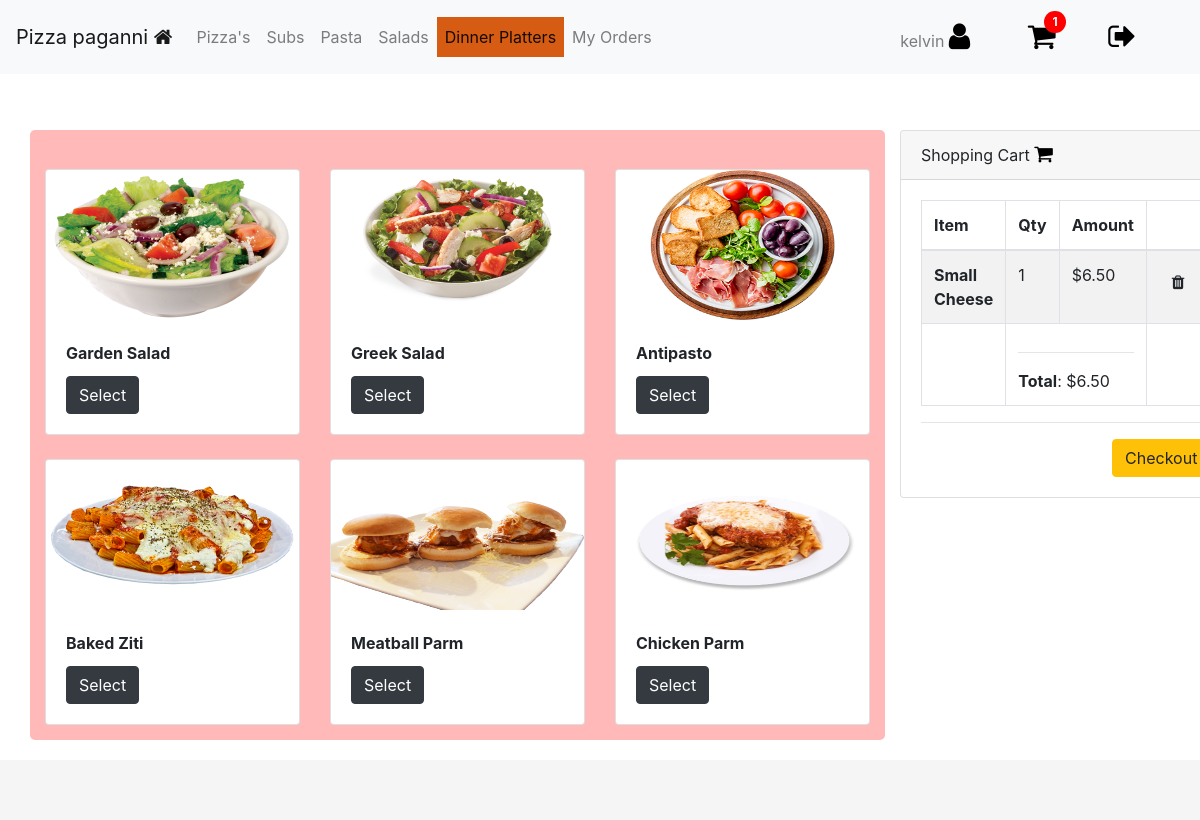
Page /dinner_platters (signed in) on the committed database.
### orders/models.py (models this page shows, shortened)
class Inventory(models.Model):
    name = models.CharField(max_length=64)
    toppings = models.ManyToManyField(Topping, blank=True, related_name="toppings")
    special = models.BooleanField(default=False)
    customizable = models.BooleanField(default=True)
    item_type = models.ForeignKey(ItemType, on_delete=models.PROTECT, null=True)
    comments = models.CharField(max_length=500, blank=True)
    def __str__(self):
        return f"{self.name}"

class ItemCost(models.Model):
    name = models.ForeignKey(ItemSize, on_delete=models.PROTECT, blank=True, null=True)
    itemcost = models.ManyToManyField(Inventory, blank=True, related_name="cost")
    amount = models.DecimalField(max_digits=6, decimal_places=2)
    def __str__(self):
        for each in self.itemcost.all():
            return f"{self.name} {each}"

class ItemSize(models.Model):
    name = models.CharField(max_length=64, blank=True)
    def __str__(self):
        return f"{self.name}"

class Order(models.Model):
    qty = models.IntegerField()
    item = models.ManyToManyField(ItemCost, blank=True, related_name="item")
    item_topping = models.ManyToManyField(Topping, blank=True, related_name="item_topping")
    order_id = models.ForeignKey(Completed_Order_Ids, on_delete=models.PROTECT, null=True)
    status = models.IntegerField()
    amount = models.DecimalField(max_digits=6, decimal_places=2)
    user_id = models.IntegerField()
    created_at = models.DateTimeField(auto_now_add=True)
    updated_at = models.DateTimeField(auto_now=True)
    class Meta:
        get_latest_by = ['item']

### orders/views.py (the view)
# urls.py: path("dinner_platters", views.dinner_platters, name="dinner_platters"),
@login_required
@user_passes_test(lambda u: not u.is_superuser, login_url='orders')
def dinner_platters(request):
    return render(request, "user/dinner_platters.html")

### orders/context_processors.py (called while the page is built, shortened)
def data(request):
    if not request.user.is_authenticated:
        return {
            "": ""
        }
    else:
        orders = Order.objects.filter(user_id=request.user.id)
        total = Decimal(0)
        cart_item_count = 0
        total_id = []
        for order in orders:
           if order.status == 0:
               total_id.append(order.id)
               cart_item_count = len(total_id)
               total += Decimal(order.amount)
        return {
            "inventory": Inventory.objects.all(),
            "itemcost": ItemCost.objects.all(),
            "orders": orders,
            "total": total,
            "key": settings.STRIPE_PUBLISHABLE_KEY,
            "total_id": total_id,
            "cart_item_count": cart_item_count
        }
        return render(request, "user/index.html")

### orders/models.py (called while the page is built)
    def __str__(self):
        return f"{self.item}"

### orders/templatetags/striper.py (called while the page is built)
@register.filter(name='stripeconversion')
def stripe_value(total_price):
    return str(int(round(total_price, 2) * 100))

### orders/templates/user/dinner_platters.html
{% extends 'user/user-base.html' %}

### orders/templates/user/user-base.html (shortened to what this page needs)
<!DOCTYPE html>
<head>
    <link rel="stylesheet" href="">
    <link rel="stylesheet"
    href="https://stackpath.bootstrapcdn.com/bootstrap/4.3.1/css/bootstrap.min.css"
>
    <link href="https://stackpath.bootstrapcdn.com/font-awesome/4.7.0/css/font-awesome.min.css" rel="stylesheet">
    {% load static %}
    <link rel="stylesheet" href="{% static 'css/style.css' %}">
</head>
<body>
    <nav class="navbar navbar-expand-lg navbar-light bg-light">
        <a class="navbar-brand" href="#">Pizza paganni <i class="fa fa-home"></i></a>
        <div class="collapse navbar-collapse" id="navbarText">
            <ul class="navbar-nav mr-auto">
                {% if not user.is_staff %}
              <li class="nav-item">
                <a class="nav-link" href="{% url 'pizza' %}">Pizza's</a>
              </li>
              <li class="nav-item">
                <a class="nav-link" href="{% url 'subs' %}">Subs</a>
              </li>
              <li class="nav-item">
                  <a class="nav-link" href="{% url 'pasta' %}">Pasta</a>
                </li>
                <li class="nav-item">
                  <a class="nav-link" href="{% url 'salads' %}">Salads</a>
                </li>
                <li class="nav-item">
                  <a class="nav-link" href="{% url 'dinner_platters' %}">Dinner Platters</a>
                </li>
                <li class="nav-item">
                  <a class="nav-link" href="{% url 'orders' %}">My Orders </a>
                </li>
                {% else %}
                <li class="nav-item">
                  <a class="nav-link" href="{% url 'orders' %}">Orders List</a>
                </li>
             {%  endif %}
            </ul>
          <span class="navbar-text">
              <span class="mr-5"> {{ user.get_username }} <i class="fa fa-user "
                style="font-size:30px;color:#000"></i>
              </span>
              {% if not user.is_staff %}
            <a href="{% url 'pizza' %}" class="notification mr-5">
                <span><i class="fa fa-shopping-cart " style="font-size:30px;color:#000"></i></span>
                <span class="badge">{{ cart_item_count }}</span>
              </a>
              {% else %}
              <a href="#" class="notification mr-5">
                <span><i class="fa fa-clock-o " style="font-size:30px;color:#000"></i></span>
                <span class="badge">{{pending_items_count}}</span>
              </a>
              {%  endif %}
           <a href="{% url 'logout_user' %}" class="mr-5"><i class="fa fa-sign-out " style="font-size:30px;color:#000"></i></a>
          </span>
        </div>
      </nav>
    <div class="container" style="margin-top: 3.5rem;">
        {% if request.resolver_match.url_name != 'orders' %}
        <div class="row">
            <div class="col-md-9"  style="max-height: 80%;
                     max-width: 100%;
            background-color: rgb(255, 185, 185); padding: 15px; margin-bottom:
            80px; border-radius: 5px; ">
<div class="row">
    {% load striper %}
    {% for items in inventory %}
    {% if items.item_type|stringformat:"s" == request.resolver_match.url_name %}
                                <div class="col-md-6 col-lg-4 col-sm-12 col-xs-12 mt-4">
                                  <div class="card">{% load static %}
                                    <img src="static/images/items/{{ items.name }}.png"
                                    class="card-img-top" height="150" alt="...">
                                    <div class="card-body">
                                      <h5 class="card-title"><small><b>{{ items.name }}</b></small></h5>
                                      <a href="#" data-toggle="modal" data-target="#modal{{ items.id }}" aria-expanded="true"
                                      aria-controls="collapseOne" class="btn btn-dark">Select</a>
                                    </div>
                                  </div>
                                </div>
    {% endif %}
      {% endfor %}
    </div>
            </div>
            <div class="col-3" style="margin-bottom: 40px; " >
                <div class="position-fixed" style="z-index: 1041" >
                <div class="card" >
                    <div class="card-header">
                      Shopping Cart <i class="fa fa-shopping-cart" style="font-size:20px;color:#000"></i>
                    </div>
                    {% if cart_item_count > 0 %}
                    <div class="card-body">
                        <div class="card-text" >
                            <div class="table-wrapper-scroll-y
                            my-custom-scrollbar" style="display: flex; flex-direction: column-reverse;">
                                <table class="table table-bordered table-striped mb-0">
                                  <thead>
                                    <tr>
                                      <th scope="col">Item</th>
                                      <th scope="col">Qty</th>
                                      <th scope="col">Amount</th>
                                      <th scope="col"></th>
                                    </tr>
                                  </thead>
                                  <tbody>
                                    {% for order in orders %}
                                    {% if order.status == 0 %}
                                    {% for item in order.item.all %}
                                    <tr>
                                      <th scope="row">{{item}}</th>
                                      <td>{{order.qty}}</td>
                                      <td>${{order.amount}}</td>
                                      <td><form action="{% url 'delete_from_cart'%}" method="POST">
                                      value="{{order.id}}"><button type="submit"
                                      class="btn"><i class="fa
                                      fa-trash"></i></button></form>
                                      </td>
                                    </tr>
                     {% endfor %}
                     {% endif %}
                     {% endfor %}
                     <tr>
                        <td></td>
                        <td colspan="2"><hr> <b>Total</b>: ${{ total }} </td>
                        <td></td>
                    </tr>
                                  </tbody>
                                </table>
                              </div>
                      <hr>
                      <span class="float-right">
                        <button type="button" class="btn btn-warning" data-toggle="modal" data-target="#checkout">
                            Checkout
                          </button>
</script></span>
                    </div>
                  </div>
                  {% else %}
                  <span class="p-5" style='font-size:20px;'>Your cart is empty &#128532;</span>
{% endif %}
                </div>
            </div>
        </div>
    </div>
    {% else %}
        {% regroup user_orders by order_id as order_list %}
        {% for order_id in order_list %}
             {% for item in order_id.list %}
             {% load striper %}
             {% endfor %}
      {% empty %}
      <tr><td style="text-align: center;">No orders available</td></tr>
      {% endfor %}
    {% endif %}
    </div>
</body>
<footer class="footer">
  </footer>
</html>

### orders/static/css/style.css (style rules this page uses)
body { background-color: #ffffff; background-image: url("https://www.transparenttextures.com/patterns/food.png"); }
.card { background-color: #ffffff; background-image: url("https://www.transparenttextures.com/patterns/food.png"); }
.footer { position: fixed; bottom: 0; width: 100%; height: 60px; line-height: 60px; background-color: #f5f5f5; }
.navbar-light .navbar-nav > .active > a, .navbar-light .navbar-nav > .active > :hover, .navbar-light .navbar-nav > .active > :focus { color: #000; background: #d65c14; }
td { padding: 10px; }
th { padding: 10px; }
th { border-bottom: 1px solid #555; }
.notification { color: white; text-decoration: none; margin: 5px; position: relative; display: inline-block; border-radius: 2px; }
.notification .badge { position: absolute; display: inline-block; top: -10px; right: -10px; padding: 5px 8px; border-radius: 100%; background: red; color: white; }
.my-custom-scrollbar { position: relative; max-height: 500px; overflow: auto; }
.table-wrapper-scroll-y { display: block; }

### rows in the picture
Inventory: name (picture), name "Garden Salad"
Inventory: name (picture), name "Greek Salad"
Inventory: name (picture), name "Antipasto"
Inventory: name (picture), name "Baked Ziti"
Inventory: name (picture), name "Meatball Parm"
Inventory: name (picture), name "Chicken Parm"
Order: qty "1", amount "6.50"
ItemCost: id+name "Small Cheese"

### other values in the picture
{{ user.get_username }} "kelvin"
{{ cart_item_count }} "1"
{{ total }} "6.50"
